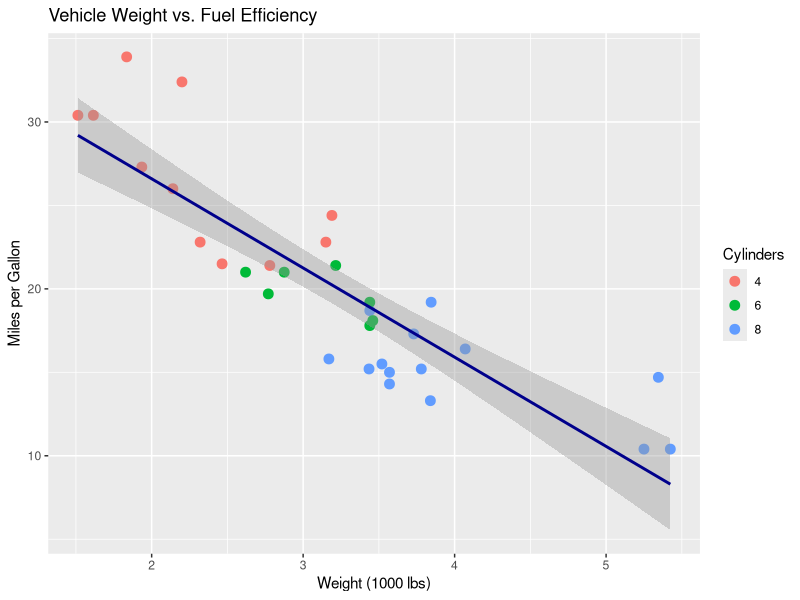

This figure's R source:
## ---- chunk 1
knitr::opts_chunk$set(echo = TRUE)
## ---- chunk 2
library(ggplot2)
data(mtcars)
## ---- chunk 3

summary(mtcars[, c("mpg", "hp", "wt")])

# Calculate correlation between weight and MPG
cor(mtcars$wt, mtcars$mpg)

## ---- chunk 4

ggplot(mtcars, aes(x = wt, y = mpg)) +
  geom_point(aes(color = factor(cyl)), size = 3) +
  geom_smooth(method = "lm", se = TRUE, color = "darkblue") +
  labs(
    title = "Vehicle Weight vs. Fuel Efficiency",
    x = "Weight (1000 lbs)",
    y = "Miles per Gallon",
    color = "Cylinders"
  ) 
